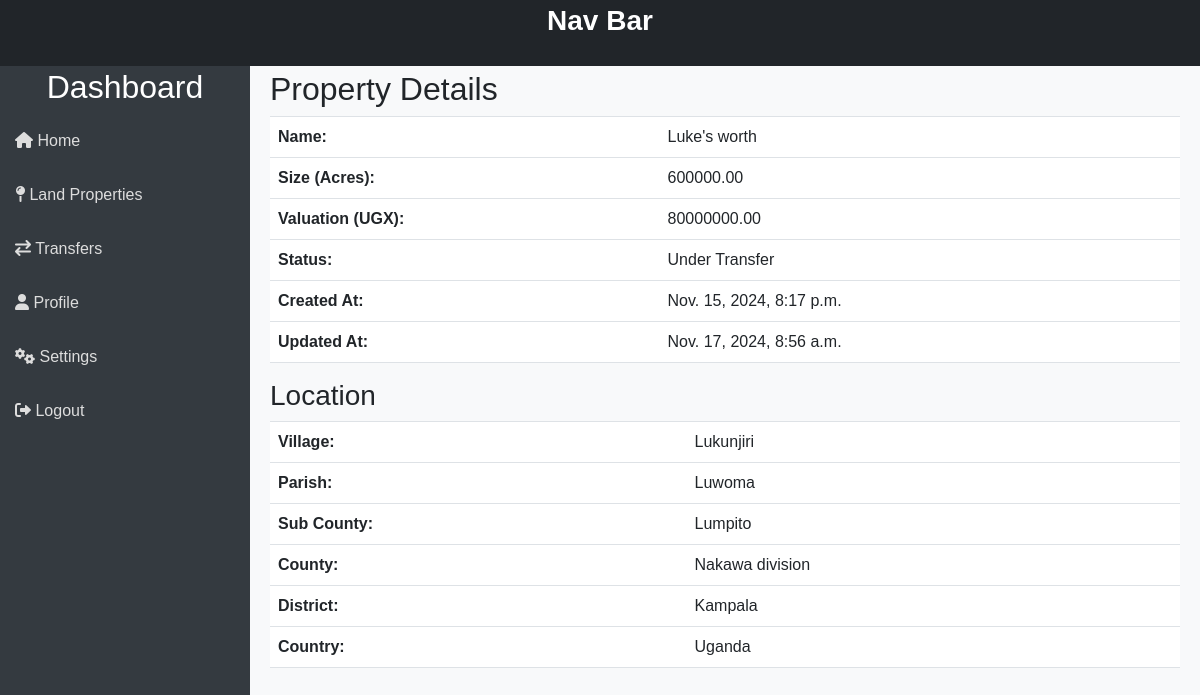
The app's page /properties/properties/2/view/, older data.
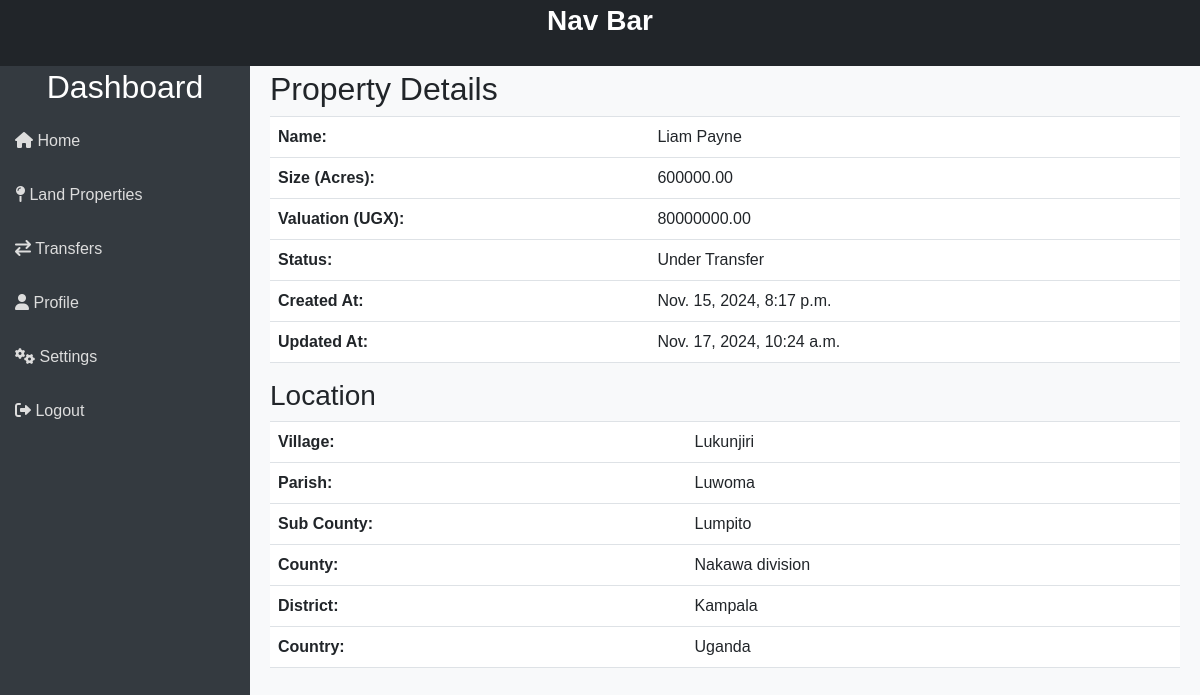
The same page, newer data.
### properties/models.py (models this page shows, shortened)
class LandProperty(models.Model):
    name = models.CharField(max_length=255)
    PID = models.CharField(max_length=255, null=True)
    owner = models.ForeignKey(User, on_delete=models.CASCADE, related_name='properties')
    location = models.OneToOneField(Location, on_delete=models.SET_NULL, null=True)
    size = models.DecimalField(max_digits=10, decimal_places=2) # Area In Acres
    valuation = models.DecimalField(max_digits=15, decimal_places=2)
    status = models.IntegerField(default=1) # 0 Deleted, 1 Available, 2 Under Transfer
    added_by = models.ForeignKey(User, on_delete=models.CASCADE, related_name='added_properties')
    created_at = models.DateTimeField(auto_now_add=True)
    updated_at = models.DateTimeField(auto_now=True)

class Location(models.Model):
    village = models.CharField(max_length=255)
    parish = models.CharField(max_length=255)
    sub_county = models.CharField(max_length=255)
    county = models.CharField(max_length=255)
    district = models.CharField(max_length=255)
    country = models.CharField(max_length=255)
    status = models.IntegerField(default=1) # 0 Deleted, 1 Active
    created_at = models.DateTimeField(auto_now_add=True)
    updated_at = models.DateTimeField(auto_now=True)

### properties/views.py (the view)
# urls.py: path('properties/<int:property_id>/view/', views.view_property, name='view_property'),
def view_property(request, property_id):
    property = get_object_or_404(LandProperty, id=property_id)
    return render(request, 'properties/view_property.html', {'property': property})

### properties/templates/properties/view_property.html
{% extends "templates/index.html" %}
{% block content %}
    <div class="main-content">
        <h2>Property Details</h2>
        <table class="table">
            <tr><th>Name:</th><td>{{ property.name }}</td></tr>
            <tr><th>Size (Acres):</th><td>{{ property.size }}</td></tr>
            <tr><th>Valuation (UGX):</th><td>{{ property.valuation }}</td></tr>
            <tr><th>Status:</th>
                <td>
                    {% if property.status == 1 %}
                        Available
                    {% elif property.status == 2 %}
                        Under Transfer
                    {% else %}
                        Unknown Status
                    {% endif %}
                </td>
            </tr>
            <tr><th>Created At:</th><td>{{ property.created_at }}</td></tr>
            <tr><th>Updated At:</th><td>{{ property.updated_at }}</td></tr>
        </table>
        <h3>Location</h3>
        <table class="table">
            <tr><th>Village:</th>
                <td>
                    {% if property.location %}
                        {{ property.location.village }}
                    {% else %}
                        Not available
                    {% endif %}
                </td>
            </tr>
            <tr><th>Parish:</th>
                <td>
                    {% if property.location %}
                        {{ property.location.parish }}
                    {% else %}
                        Not available
                    {% endif %}
                </td>
            </tr>
            <tr><th>Sub County:</th>
                <td>
                    {% if property.location %}
                        {{ property.location.sub_county }}
                    {% else %}
                        Not available
                    {% endif %}
                </td>
            </tr>
            <tr><th>County:</th>
                <td>
                    {% if property.location %}
                        {{ property.location.county }}
                    {% else %}
                        Not available
                    {% endif %}
                </td>
            </tr>
            <tr><th>District:</th>
                <td>
                    {% if property.location %}
                        {{ property.location.district }}
                    {% else %}
                        Not available
                    {% endif %}
                </td>
            </tr>
            <tr><th>Country:</th>
                <td>
                    {% if property.location %}
                        {{ property.location.country }}
                    {% else %}
                        Not available
                    {% endif %}
                </td>
            </tr>
        </table>
    </div>
{% endblock %}

### templates/index.html (shortened to what this page needs)
<!DOCTYPE html>
<html lang="en">
    <head>
        <link
            rel="stylesheet"
            href="https://cdnjs.cloudflare.com/ajax/libs/font-awesome/6.0.0-beta3/css/all.min.css"
        />
        <link
            rel="stylesheet"
            href="https://stackpath.bootstrapcdn.com/bootstrap/4.5.2/css/bootstrap.min.css"
        />
        <link href="https://cdn.jsdelivr.net/npm/bootstrap@5.3.0/dist/css/bootstrap.min.css" rel="stylesheet">
    </head>
    <body>
        <div class="sidebar">
            <h2 class="mt-5 text-center">Dashboard</h2>
            <a href="{% url 'dashboard' %}"><i class="fas fa-home"></i> Home</a>
            <a href="{% url "properties" %}"><i class="fas fa-map-pin"></i> Land Properties</a>
            <a href="{% url "transfers" %}"><i class="fas fa-exchange"></i> Transfers</a>
            <a href="{% url "profile" %}"><i class="fas fa-user"></i> Profile</a>
            <a href="{% url "settings" %}"><i class="fas fa-cogs"></i> Settings</a>
            <a href="{% url "logout" %}"><i class="fas fa-sign-out-alt"></i> Logout</a>
        </div>
        <div style="z-index: 100; height: fit-content; width: 100vw; position: absolute;" class="pb-4 bg-dark text-white text-center fs-3 fw-bold">Nav Bar</div>
        {% block content %}
        {% endblock %}
    </body>
</html>

### templates/index.html (style rules this page uses)
body { display: flex; min-height: 100vh; font-family: Arial, sans-serif; }
.sidebar { width: 250px; background-color: #343a40; color: #fff; position: fixed; top: 0; left: 0; height: 100%; padding-top: 20px; }
.sidebar a { color: #ddd; display: block; padding: 15px; text-decoration: none; }
.main-content { margin-top: 50px; margin-left: 250px; padding: 20px; flex: 1; background-color: #f8f9fa; }

Row changes from the older to the newer data that the page shows:
changed LandProperty "Lukunjiri": name "Luke's worth" → "Liam Payne"; updated_at "Nov. 17, 2024, 8:56 a.m." → "Nov. 17, 2024, 10:24 a.m."
